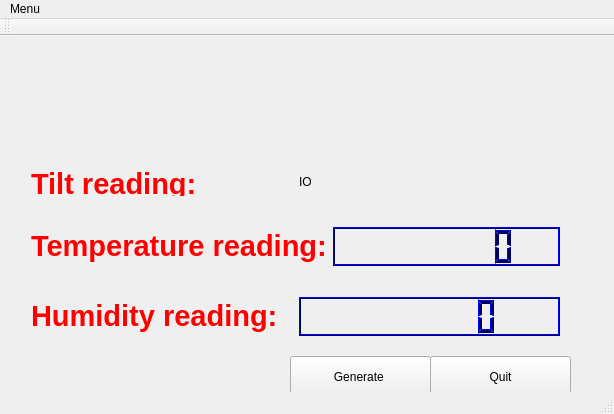
<?xml version="1.0" encoding="UTF-8"?>
<ui version="4.0">
 <class>MainWindow</class>
 <widget class="QMainWindow" name="MainWindow">
  <property name="geometry">
   <rect>
    <x>0</x>
    <y>0</y>
    <width>614</width>
    <height>414</height>
   </rect>
  </property>
  <property name="windowTitle">
   <string>MainWindow</string>
  </property>
  <widget class="QWidget" name="centralWidget">
   <widget class="QWidget" name="layoutWidget_2">
    <property name="geometry">
     <rect>
      <x>20</x>
      <y>180</y>
      <width>551</width>
      <height>61</height>
     </rect>
    </property>
    <layout class="QHBoxLayout" name="horizontalLayout">
     <item>
      <widget class="QLabel" name="temp_label_1">
       <property name="text">
        <string>&lt;html&gt;&lt;head/&gt;&lt;body&gt;&lt;p&gt;&lt;span style=&quot; font-size:22pt; font-weight:600; color:#ff0000;&quot;&gt;Temperature reading:&lt;/span&gt;&lt;/p&gt;&lt;/body&gt;&lt;/html&gt;</string>
       </property>
      </widget>
     </item>
     <item>
      <widget class="QLCDNumber" name="temp_lcd">
       <property name="palette">
        <palette>
         <active>
          <colorrole role="WindowText">
           <brush brushstyle="SolidPattern">
            <color alpha="255">
             <red>0</red>
             <green>0</green>
             <blue>94</blue>
            </color>
           </brush>
          </colorrole>
          <colorrole role="Light">
           <brush brushstyle="SolidPattern">
            <color alpha="255">
             <red>0</red>
             <green>0</green>
             <blue>255</blue>
            </color>
           </brush>
          </colorrole>
          <colorrole role="Dark">
           <brush brushstyle="SolidPattern">
            <color alpha="255">
             <red>0</red>
             <green>0</green>
             <blue>94</blue>
            </color>
           </brush>
          </colorrole>
          <colorrole role="Text">
           <brush brushstyle="SolidPattern">
            <color alpha="255">
             <red>60</red>
             <green>60</green>
             <blue>60</blue>
            </color>
           </brush>
          </colorrole>
          <colorrole role="ButtonText">
           <brush brushstyle="SolidPattern">
            <color alpha="255">
             <red>76</red>
             <green>76</green>
             <blue>76</blue>
            </color>
           </brush>
          </colorrole>
         </active>
         <inactive>
          <colorrole role="WindowText">
           <brush brushstyle="SolidPattern">
            <color alpha="255">
             <red>0</red>
             <green>0</green>
             <blue>94</blue>
            </color>
           </brush>
          </colorrole>
          <colorrole role="Light">
           <brush brushstyle="SolidPattern">
            <color alpha="255">
             <red>0</red>
             <green>0</green>
             <blue>255</blue>
            </color>
           </brush>
          </colorrole>
          <colorrole role="Dark">
           <brush brushstyle="SolidPattern">
            <color alpha="255">
             <red>0</red>
             <green>0</green>
             <blue>94</blue>
            </color>
           </brush>
          </colorrole>
          <colorrole role="Text">
           <brush brushstyle="SolidPattern">
            <color alpha="255">
             <red>60</red>
             <green>60</green>
             <blue>60</blue>
            </color>
           </brush>
          </colorrole>
          <colorrole role="ButtonText">
           <brush brushstyle="SolidPattern">
            <color alpha="255">
             <red>76</red>
             <green>76</green>
             <blue>76</blue>
            </color>
           </brush>
          </colorrole>
         </inactive>
         <disabled>
          <colorrole role="WindowText">
           <brush brushstyle="SolidPattern">
            <color alpha="255">
             <red>0</red>
             <green>0</green>
             <blue>94</blue>
            </color>
           </brush>
          </colorrole>
          <colorrole role="Light">
           <brush brushstyle="SolidPattern">
            <color alpha="255">
             <red>0</red>
             <green>0</green>
             <blue>255</blue>
            </color>
           </brush>
          </colorrole>
          <colorrole role="Dark">
           <brush brushstyle="SolidPattern">
            <color alpha="255">
             <red>0</red>
             <green>0</green>
             <blue>94</blue>
            </color>
           </brush>
          </colorrole>
          <colorrole role="Text">
           <brush brushstyle="SolidPattern">
            <color alpha="255">
             <red>0</red>
             <green>0</green>
             <blue>94</blue>
            </color>
           </brush>
          </colorrole>
          <colorrole role="ButtonText">
           <brush brushstyle="SolidPattern">
            <color alpha="255">
             <red>0</red>
             <green>0</green>
             <blue>94</blue>
            </color>
           </brush>
          </colorrole>
         </disabled>
        </palette>
       </property>
       <property name="digitCount">
        <number>7</number>
       </property>
      </widget>
     </item>
    </layout>
   </widget>
   <widget class="QWidget" name="layoutWidget_3">
    <property name="geometry">
     <rect>
      <x>20</x>
      <y>250</y>
      <width>551</width>
      <height>61</height>
     </rect>
    </property>
    <layout class="QHBoxLayout" name="horizontalLayout2">
     <item>
      <widget class="QLabel" name="hum_label_1">
       <property name="text">
        <string>&lt;html&gt;&lt;head/&gt;&lt;body&gt;&lt;p&gt;&lt;span style=&quot; font-size:22pt; font-weight:600; color:#ff0000;&quot;&gt;Humidity reading:&lt;/span&gt;&lt;/p&gt;&lt;/body&gt;&lt;/html&gt;</string>
       </property>
      </widget>
     </item>
     <item>
      <widget class="QLCDNumber" name="hum_lcd">
       <property name="palette">
        <palette>
         <active>
          <colorrole role="WindowText">
           <brush brushstyle="SolidPattern">
            <color alpha="255">
             <red>0</red>
             <green>0</green>
             <blue>94</blue>
            </color>
           </brush>
          </colorrole>
          <colorrole role="Light">
           <brush brushstyle="SolidPattern">
            <color alpha="255">
             <red>0</red>
             <green>0</green>
             <blue>255</blue>
            </color>
           </brush>
          </colorrole>
          <colorrole role="Dark">
           <brush brushstyle="SolidPattern">
            <color alpha="255">
             <red>0</red>
             <green>0</green>
             <blue>94</blue>
            </color>
           </brush>
          </colorrole>
          <colorrole role="Text">
           <brush brushstyle="SolidPattern">
            <color alpha="255">
             <red>60</red>
             <green>60</green>
             <blue>60</blue>
            </color>
           </brush>
          </colorrole>
          <colorrole role="ButtonText">
           <brush brushstyle="SolidPattern">
            <color alpha="255">
             <red>76</red>
             <green>76</green>
             <blue>76</blue>
            </color>
           </brush>
          </colorrole>
         </active>
         <inactive>
          <colorrole role="WindowText">
           <brush brushstyle="SolidPattern">
            <color alpha="255">
             <red>0</red>
             <green>0</green>
             <blue>94</blue>
            </color>
           </brush>
          </colorrole>
          <colorrole role="Light">
           <brush brushstyle="SolidPattern">
            <color alpha="255">
             <red>0</red>
             <green>0</green>
             <blue>255</blue>
            </color>
           </brush>
          </colorrole>
          <colorrole role="Dark">
           <brush brushstyle="SolidPattern">
            <color alpha="255">
             <red>0</red>
             <green>0</green>
             <blue>94</blue>
            </color>
           </brush>
          </colorrole>
          <colorrole role="Text">
           <brush brushstyle="SolidPattern">
            <color alpha="255">
             <red>60</red>
             <green>60</green>
             <blue>60</blue>
            </color>
           </brush>
          </colorrole>
          <colorrole role="ButtonText">
           <brush brushstyle="SolidPattern">
            <color alpha="255">
             <red>76</red>
             <green>76</green>
             <blue>76</blue>
            </color>
           </brush>
          </colorrole>
         </inactive>
         <disabled>
          <colorrole role="WindowText">
           <brush brushstyle="SolidPattern">
            <color alpha="255">
             <red>0</red>
             <green>0</green>
             <blue>94</blue>
            </color>
           </brush>
          </colorrole>
          <colorrole role="Light">
           <brush brushstyle="SolidPattern">
            <color alpha="255">
             <red>0</red>
             <green>0</green>
             <blue>255</blue>
            </color>
           </brush>
          </colorrole>
          <colorrole role="Dark">
           <brush brushstyle="SolidPattern">
            <color alpha="255">
             <red>0</red>
             <green>0</green>
             <blue>94</blue>
            </color>
           </brush>
          </colorrole>
          <colorrole role="Text">
           <brush brushstyle="SolidPattern">
            <color alpha="255">
             <red>0</red>
             <green>0</green>
             <blue>94</blue>
            </color>
           </brush>
          </colorrole>
          <colorrole role="ButtonText">
           <brush brushstyle="SolidPattern">
            <color alpha="255">
             <red>0</red>
             <green>0</green>
             <blue>94</blue>
            </color>
           </brush>
          </colorrole>
         </disabled>
        </palette>
       </property>
       <property name="digitCount">
        <number>7</number>
       </property>
      </widget>
     </item>
    </layout>
   </widget>
   <widget class="QPushButton" name="Generate">
    <property name="geometry">
     <rect>
      <x>290</x>
      <y>320</y>
      <width>141</width>
      <height>41</height>
     </rect>
    </property>
    <property name="text">
     <string>Generate </string>
    </property>
   </widget>
   <widget class="QPushButton" name="Quit">
    <property name="geometry">
     <rect>
      <x>430</x>
      <y>320</y>
      <width>141</width>
      <height>41</height>
     </rect>
    </property>
    <property name="toolTip">
     <string>&lt;html&gt;&lt;head/&gt;&lt;body&gt;&lt;p&gt;&lt;span style=&quot; color:#ff0000;&quot;&gt;Quit&lt;/span&gt;&lt;/p&gt;&lt;/body&gt;&lt;/html&gt;</string>
    </property>
    <property name="text">
     <string>Quit</string>
    </property>
   </widget>
   <widget class="QWidget" name="layoutWidget_4">
    <property name="geometry">
     <rect>
      <x>20</x>
      <y>120</y>
      <width>551</width>
      <height>51</height>
     </rect>
    </property>
    <layout class="QHBoxLayout" name="horizontalLayout2_2">
     <item>
      <widget class="QLabel" name="Tilt1">
       <property name="text">
        <string>&lt;html&gt;&lt;head/&gt;&lt;body&gt;&lt;p&gt;&lt;span style=&quot; font-size:22pt; font-weight:600; color:#ff0000;&quot;&gt;Tilt reading:&lt;/span&gt;&lt;/p&gt;&lt;/body&gt;&lt;/html&gt;</string>
       </property>
      </widget>
     </item>
     <item>
      <widget class="QLabel" name="Tilt">
       <property name="text">
        <string>IO</string>
       </property>
      </widget>
     </item>
    </layout>
   </widget>
   <widget class="QLabel" name="Dolle">
    <property name="geometry">
     <rect>
      <x>10</x>
      <y>0</y>
      <width>601</width>
      <height>121</height>
     </rect>
    </property>
    <property name="text">
     <string/>
    </property>
    <property name="pixmap">
     <pixmap resource="images.qrc">:/Images/Dolle.png</pixmap>
    </property>
   </widget>
  </widget>
  <widget class="QMenuBar" name="menuBar">
   <property name="geometry">
    <rect>
     <x>0</x>
     <y>0</y>
     <width>614</width>
     <height>22</height>
    </rect>
   </property>
   <widget class="QMenu" name="menuMenu">
    <property name="title">
     <string>Menu</string>
    </property>
    <addaction name="actionContact_Dolle"/>
    <addaction name="actionReset"/>
    <addaction name="actionPrint"/>
    <addaction name="actionQuit"/>
   </widget>
   <addaction name="menuMenu"/>
  </widget>
  <widget class="QToolBar" name="mainToolBar">
   <attribute name="toolBarArea">
    <enum>TopToolBarArea</enum>
   </attribute>
   <attribute name="toolBarBreak">
    <bool>false</bool>
   </attribute>
  </widget>
  <widget class="QStatusBar" name="statusBar"/>
  <action name="actionContact_Dolle">
   <property name="text">
    <string>Contact Dolle</string>
   </property>
  </action>
  <action name="actionQuit">
   <property name="text">
    <string>Quit</string>
   </property>
  </action>
  <action name="actionPrint">
   <property name="text">
    <string>Print</string>
   </property>
  </action>
  <action name="actionReset">
   <property name="text">
    <string>Reset</string>
   </property>
  </action>
 </widget>
 <layoutdefault spacing="6" margin="11"/>
 <resources>
  <include location="images.qrc"/>
 </resources>
 <connections/>
</ui>
